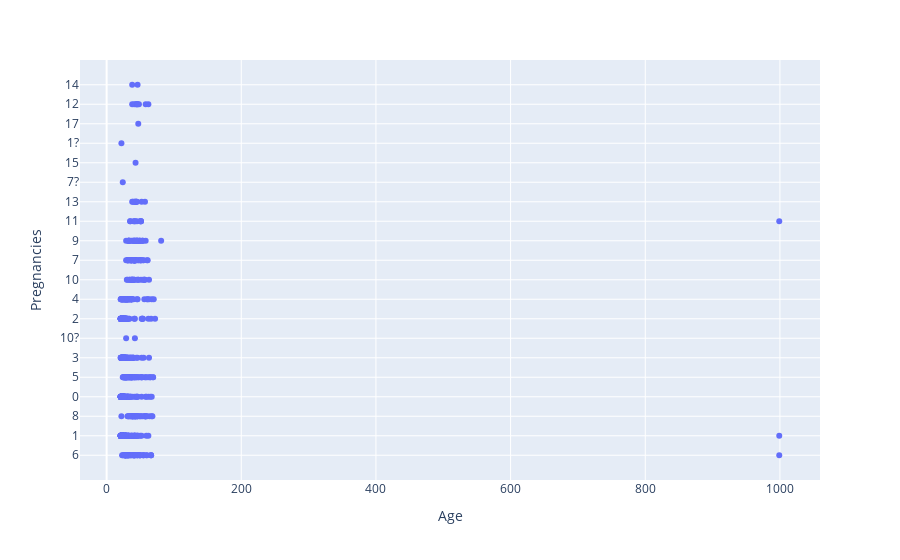

The notebook cell this image was saved under:
### Code cell
import plotly.express as px

df = px.data.iris()
#fig = px.scatter(df, x="sepal_width", y="sepal_length", color="species", title="A Plotly Express Figure")
fig=px.scatter(diab,x="Age", y="Pregnancies")
# If you print the figure, you'll see that it's just a regular figure with data and layout
# print(fig)

fig.show()

### Figure 1 — Plotly figure (JSON) as saved in the notebook; plotly's stock layout.template omitted (floating-point values rounded to 4 significant figures; data arrays with more than 128 entries replaced by an {"elided": "..."} marker saying what was removed)
{"data": [{"hovertemplate": "Age=%{x}<br>Pregnancies=%{y}<extra></extra>", "legendgroup": "", "marker": {"color": "#636efa", "symbol": "circle"}, "mode": "markers", "name": "", "orientation": "h", "showlegend": false, "type": "scatter", "x": {"elided": "768 int values"}, "xaxis": "x", "y": {"elided": "768 str values"}, "yaxis": "y"}], "layout": {"legend": {"tracegroupgap": 0}, "margin": {"t": 60}, "xaxis": {"anchor": "y", "domain": [0, 1], "title": {"text": "Age"}}, "yaxis": {"anchor": "x", "domain": [0, 1], "title": {"text": "Pregnancies"}}}}
